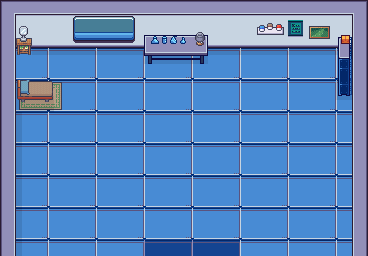

Rendered tile map (Tiled .tmx) drawn with the repository's tilesets; below, a short description and the map source with its tile grids summarised:
An orthogonal 23x16 tile map with 16x16 px tiles, 7 tile layers (Ground, GroundTop, GroundTop+1, WallsUp, ...), 8 tilesets and 8 objects.

<map version="1.9" tiledversion="1.9.2" orientation="orthogonal" renderorder="right-down" width="23" height="16" tilewidth="16" tileheight="16" infinite="0" nextlayerid="10" nextobjectid="9">
 <tileset firstgid="1" source="../Level0/living_room_shadowless.tsx" />
 <tileset firstgid="721" source="../Level0/laboratory_stuff_tiles.tsx" />
 <tileset firstgid="1313" source="../Level0/laboratory_walls_tiles.tsx" />
 <tileset firstgid="1505" source="../Level0/shadows.tsx" />
 <tileset firstgid="1585" source="../Level0/generic_16x16_shadowless.tsx" />
 <tileset firstgid="2833" source="../Level0/bedroom16x16.tsx" />
 <tileset firstgid="4545" source="../Level0/kitchen.tsx" />
 <tileset firstgid="5329" source="../Level0/laboratory_floor_tiles.tsx" />
 <layer id="2" name="Ground" width="23" height="16">
  <data>[368 cells, 299 non-empty, 9 distinct tile ids]</data>
 </layer>
 <layer id="3" name="GroundTop" width="23" height="16">
  <data>[368 cells, 35 non-empty, 9 distinct tile ids]</data>
 </layer>
 <layer id="4" name="GroundTop+1" width="23" height="16">
  <data>[368 cells, 6 non-empty, 4 distinct tile ids]</data>
 </layer>
 <layer id="5" name="WallsUp" width="23" height="16">
  <data>[368 cells, 95 non-empty, 13 distinct tile ids]</data>
 </layer>
 <layer id="6" name="StuffOnWall" width="23" height="16">
  <data>[368 cells, 10 non-empty, 10 distinct tile ids]</data>
 </layer>
 <layer id="7" name="Furniture" width="23" height="16">
  <data>[368 cells, 22 non-empty, 20 distinct tile ids]</data>
 </layer>
 <layer id="8" name="Furniture+1" width="23" height="16">
  <data>[368 cells, 7 non-empty, 7 distinct tile ids]</data>
 </layer>
 <objectgroup id="9" name="CollisionMask">
  <object id="1" x="-0.165" y="-0.3335" width="16.1212" height="256.455" />
  <object id="2" x="0.835" y="-0.3335" width="365" height="48.5417" />
  <object id="3" x="352.165" y="0.9585" width="15.875" height="255.25" />
  <object id="4" x="15.415" y="80.8335" width="37.6136" height="21.0227" />
  <object id="5" x="143.915" y="46.5835" width="64.125" height="17.25" />
  <object id="6" x="338.345" y="62.2425" width="15.0341" height="33.3636" />
  <object id="7" x="16.915" y="46.3335" width="13.9545" height="8.86364" />
  <object id="8" x="1" y="255.333" width="367" height="8.66667" />
 </objectgroup>
</map>
